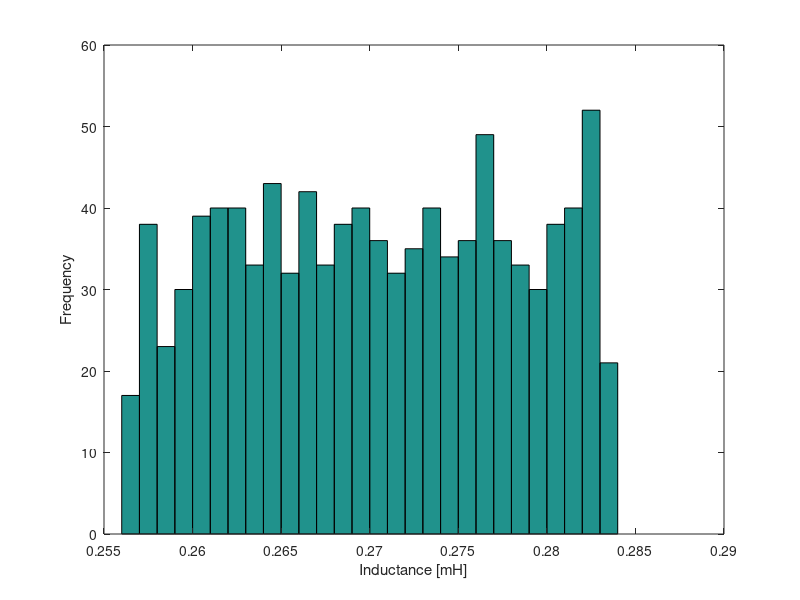
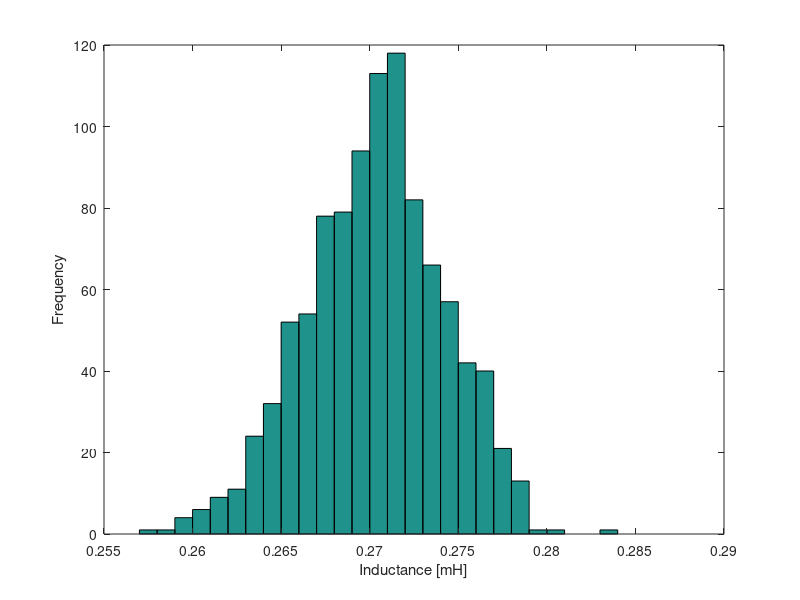

MATLAB code for these plots, in order:
%Uniformly_Distributed
C = 0.27; % 범위: -10% ~ +10%
C_min = C*(1 - 0.05)
C_max = C*(1 + 0.05)

figure(1);
Cu = (C_min + (C_max - C_min)*(rand(1,1000)));
hist(Cu,[C_min:0.001:C_max])
xlabel('Inductance [mH]');
ylabel('Frequency');

%Normally_Distributed6t

C = 0.27; % 범위: -10% ~ +10%
C_min = C*(1 - 0.05)
C_max = C*(1 + 0.05)
hold on;
figure(2);
Cn = ((C_min + C_max)/2 + ((C_max - C_min)/2 * randn(1,1000) / 3.5));
hist(Cn,[C_min:0.001:C_max])
xlabel('Inductance [mH]');
ylabel('Frequency');